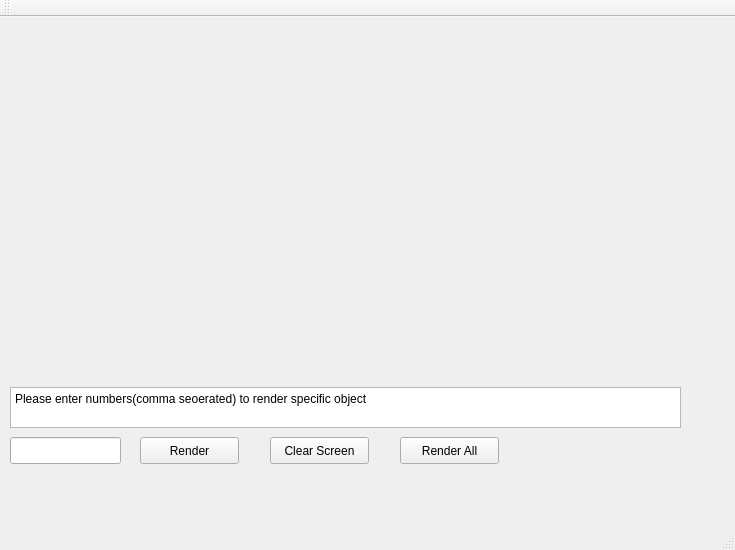
<?xml version="1.0" encoding="UTF-8"?>
<ui version="4.0">
 <class>MainWindow</class>
 <widget class="QMainWindow" name="MainWindow">
  <property name="geometry">
   <rect>
    <x>0</x>
    <y>0</y>
    <width>735</width>
    <height>550</height>
   </rect>
  </property>
  <property name="minimumSize">
   <size>
    <width>720</width>
    <height>550</height>
   </size>
  </property>
  <property name="windowTitle">
   <string>MainWindow</string>
  </property>
  <widget class="QWidget" name="centralWidget">
   <widget class="MyGLWidget" name="myGLWidget" native="true">
    <property name="geometry">
     <rect>
      <x>0</x>
      <y>0</y>
      <width>711</width>
      <height>371</height>
     </rect>
    </property>
   </widget>
   <widget class="QLineEdit" name="lineEdit">
    <property name="geometry">
     <rect>
      <x>10</x>
      <y>420</y>
      <width>111</width>
      <height>27</height>
     </rect>
    </property>
   </widget>
   <widget class="QPushButton" name="pushButton">
    <property name="geometry">
     <rect>
      <x>140</x>
      <y>420</y>
      <width>99</width>
      <height>27</height>
     </rect>
    </property>
    <property name="text">
     <string>Render</string>
    </property>
   </widget>
   <widget class="QPlainTextEdit" name="plainTextEdit">
    <property name="geometry">
     <rect>
      <x>10</x>
      <y>370</y>
      <width>671</width>
      <height>41</height>
     </rect>
    </property>
    <property name="plainText">
     <string>Please enter numbers(comma seoerated) to render specific object </string>
    </property>
   </widget>
   <widget class="QPushButton" name="pushButton_2">
    <property name="geometry">
     <rect>
      <x>270</x>
      <y>420</y>
      <width>99</width>
      <height>27</height>
     </rect>
    </property>
    <property name="text">
     <string>Clear Screen</string>
    </property>
   </widget>
   <widget class="QPushButton" name="pushButton_3">
    <property name="geometry">
     <rect>
      <x>400</x>
      <y>420</y>
      <width>99</width>
      <height>27</height>
     </rect>
    </property>
    <property name="text">
     <string>Render All</string>
    </property>
   </widget>
  </widget>
  <widget class="QMenuBar" name="menuBar">
   <property name="geometry">
    <rect>
     <x>0</x>
     <y>0</y>
     <width>735</width>
     <height>25</height>
    </rect>
   </property>
  </widget>
  <widget class="QToolBar" name="mainToolBar">
   <attribute name="toolBarArea">
    <enum>TopToolBarArea</enum>
   </attribute>
   <attribute name="toolBarBreak">
    <bool>false</bool>
   </attribute>
  </widget>
  <widget class="QStatusBar" name="statusBar"/>
 </widget>
 <layoutdefault spacing="6" margin="11"/>
 <customwidgets>
  <customwidget>
   <class>MyGLWidget</class>
   <extends>QWidget</extends>
   <header location="global">myglwidget.h</header>
   <container>1</container>
  </customwidget>
 </customwidgets>
 <resources/>
 <connections/>
</ui>
